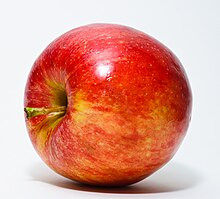
#> input picture tests/test_images/apple_real.jpg, 220 x 199 px
$ python -i preprocessor.py   (imports and definitions only)
#> lines starting #> are read from the running program, lines starting #| are printed output that depends on the picture
#> further down, picture is the input picture: PIL image 220x199 RGB; mean R, G, B 219.5, 155.8, 141.1
"""
Image preprocessing pipeline.

Handles:
- Base64 decoding and image loading
- Image quality assessment
- Normalization for model inference
- Data augmentation for training
- Handling of noisy real-world images

Design for handling PlantVillage, PlantNet, iNaturalist data:
- Variable image sizes
- Different lighting conditions
- Background noise
- Partial plant visibility
"""

from dataclasses import dataclass
from typing import Optional
import base64
import io
import logging

import numpy as np
from PIL import Image, ImageFilter, ImageStat

logger = logging.getLogger(__name__)


@dataclass
class ImageQualityReport:
    """Assessment of input image quality."""
    overall_score: float  # 0-1
    is_usable: bool
    brightness_score: float
    contrast_score: float
    sharpness_score: float
    issues: list[str]
    recommendations: list[str]


@dataclass
class PreprocessedImage:
    """Preprocessed image ready for model inference."""
    tensor: np.ndarray  # Shape: (C, H, W) or (B, C, H, W)
    original_size: tuple[int, int]
    quality_report: Optional[ImageQualityReport] = None
    metadata: dict = None

    def __post_init__(self):
        if self.metadata is None:
            self.metadata = {}


class ImagePreprocessor:
    """
    Image preprocessing pipeline for plant classification.

    Supports both inference preprocessing and training augmentation.

    Model Compatibility:
    - EfficientNet: 224x224, ImageNet normalization
    - ResNet: 224x224, ImageNet normalization
    - ViT: 224x224, ImageNet normalization
    - ConvNeXT: 224x224, ImageNet normalization

    Usage:
        preprocessor = ImagePreprocessor(target_size=(224, 224))
        result = preprocessor.preprocess_from_base64(base64_string)
        model_input = result.tensor
    """

    # ImageNet normalization parameters
    IMAGENET_MEAN = np.array([0.485, 0.456, 0.406])
    IMAGENET_STD = np.array([0.229, 0.224, 0.225])

    def __init__(
        self,
        target_size: tuple[int, int] = (224, 224),
        normalize: bool = True,
        assess_quality: bool = True,
        min_quality_score: float = 0.3
    ):
        """
        Initialize the preprocessor.

        Args:
            target_size: Target image size (H, W)
            normalize: Apply ImageNet normalization
            assess_quality: Run quality assessment
            min_quality_score: Minimum quality score to proceed
        """
        self.target_size = target_size
        self.normalize = normalize
        self.assess_quality = assess_quality
        self.min_quality_score = min_quality_score

    # [24 lines left out: function preprocess_from_base64, not called in this run]

    def preprocess(
        self,
        image: Image.Image,
        return_pil: bool = False
    ) -> PreprocessedImage:
        """
        Preprocess a PIL Image for model inference.

        Pipeline:
        1. Convert to RGB
        2. Assess quality (optional)
        3. Resize maintaining aspect ratio
        4. Center crop to target size
        5. Normalize (optional)
        6. Convert to tensor format

        Args:
            image: PIL Image
            return_pil: Also return PIL Image in metadata

        Returns:
            PreprocessedImage ready for model
        """
#> called with return_pil = False
        original_size = image.size
#> original_size = (220, 199)

        # Convert to RGB if necessary
        if image.mode != "RGB":
            image = image.convert("RGB")

        # Assess image quality
        quality_report = None
        if self.assess_quality:
            quality_report = self._assess_quality(image)
            if not quality_report.is_usable:
                logger.warning(
                    f"Image quality below threshold: {quality_report.overall_score:.2f}"
                )

        # Resize with aspect ratio preservation
        image = self._resize_with_padding(image)

        # Convert to numpy array
        img_array = np.array(image, dtype=np.float32) / 255.0

        # Apply normalization
        if self.normalize:
            img_array = (img_array - self.IMAGENET_MEAN) / self.IMAGENET_STD

        # Convert to CHW format for PyTorch
        tensor = np.transpose(img_array, (2, 0, 1)).astype(np.float32)

        metadata = {"original_mode": image.mode}
        if return_pil:
            metadata["pil_image"] = image

        return PreprocessedImage(
            tensor=tensor,
            original_size=original_size,
            quality_report=quality_report,
            metadata=metadata
        )

    def _resize_with_padding(self, image: Image.Image) -> Image.Image:
        """
        Resize image to target size with center cropping.

        For real-world images, we use center crop after scaling
        to avoid distortion while preserving the main subject.
        """
        target_w, target_h = self.target_size
        orig_w, orig_h = image.size

        # Calculate scale to cover target size
        scale = max(target_w / orig_w, target_h / orig_h)

        # Scale image
        new_w = int(orig_w * scale)
        new_h = int(orig_h * scale)
        image = image.resize((new_w, new_h), Image.Resampling.LANCZOS)

        # Center crop
        left = (new_w - target_w) // 2
        top = (new_h - target_h) // 2
        image = image.crop((left, top, left + target_w, top + target_h))

        return image

    def _assess_quality(self, image: Image.Image) -> ImageQualityReport:
        """
        Assess image quality for classification.

        Checks:
        - Brightness (not too dark or overexposed)
        - Contrast (sufficient detail visibility)
        - Sharpness (not blurry)
        """
        issues = []
        recommendations = []

        # Get image statistics
        stat = ImageStat.Stat(image)
        mean_brightness = sum(stat.mean) / 3 / 255
#> mean_brightness = 0.675

        # Brightness assessment
        if mean_brightness < 0.2:
            brightness_score = mean_brightness / 0.2
            issues.append("Image is too dark")
            recommendations.append("Use better lighting or increase exposure")
        elif mean_brightness > 0.85:
            brightness_score = (1 - mean_brightness) / 0.15
            issues.append("Image is overexposed")
            recommendations.append("Reduce exposure or avoid direct sunlight")
        else:
            brightness_score = 1.0

        # Contrast assessment (using standard deviation)
        std_contrast = sum(stat.stddev) / 3 / 255
#> std_contrast = 0.295
        if std_contrast < 0.1:
            contrast_score = std_contrast / 0.1
            issues.append("Low contrast - details may be hard to distinguish")
            recommendations.append("Improve lighting contrast")
        else:
            contrast_score = min(1.0, std_contrast / 0.15)
#> contrast_score = 1

        # Sharpness assessment using Laplacian variance
        grayscale = image.convert("L")
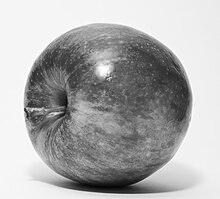
#> grayscale: PIL image 220x199 L; min 3, max 255, mean 173.2
        laplacian = grayscale.filter(ImageFilter.FIND_EDGES)
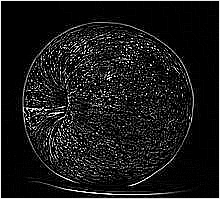
#> laplacian: PIL image 220x199 L; min 0, max 255, mean 26.1
        laplacian_stat = ImageStat.Stat(laplacian)
        laplacian_var = laplacian_stat.var[0]
#> laplacian_var = 3252.7

        if laplacian_var < 100:
            sharpness_score = laplacian_var / 100
            issues.append("Image appears blurry")
            recommendations.append("Ensure camera is focused on the plant")
        else:
            sharpness_score = min(1.0, laplacian_var / 500)
#> sharpness_score = 1

        # Overall score (weighted average)
        overall_score = (
            0.3 * brightness_score +
            0.3 * contrast_score +
            0.4 * sharpness_score
        )
#> overall_score = 1

        return ImageQualityReport(
            overall_score=overall_score,
            is_usable=overall_score >= self.min_quality_score,
            brightness_score=brightness_score,
            contrast_score=contrast_score,
            sharpness_score=sharpness_score,
            issues=issues,
            recommendations=recommendations
        )

    # [69 lines left out: functions get_training_augmentation, create_batch, not called in this run]

>>> from PIL import Image
>>> picture = Image.open('../../tests/test_images/apple_real.jpg')
>>> result = ImagePreprocessor().preprocess(picture)
#> in _resize_with_padding, `image = image.resize((new_w, new_h), Image.Resampling.LANCZOS)`:
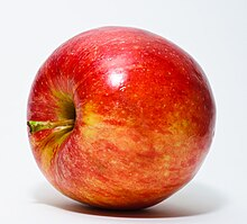
#> image: PIL image 247x224 RGB; mean R, G, B 219.5, 155.8, 141.2
#> in _resize_with_padding, `image = image.crop((left, top, left + target_w, top + target_h))`:
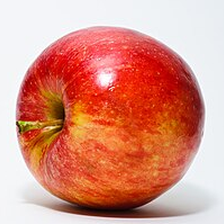
#> image: PIL image 224x224 RGB; mean R, G, B 217.5, 147, 130.5
#> in preprocess, `img_array = (img_array - self.IMAGENET_MEAN) / self.IMAGENET_STD`:
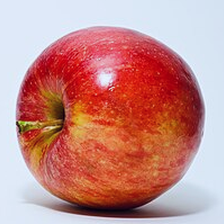
#> img_array: shape (224, 224, 3) float64; mean R, G, B 1.61, 0.538, 0.471; drawn with min black and max white

$ run again, on tests/test_images/corn_real.jpg
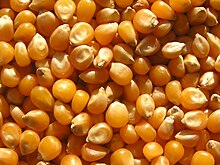
#> input picture tests/test_images/corn_real.jpg, 220 x 165 px
#> picture is the input picture: PIL image 220x165 RGB; mean R, G, B 179.6, 105, 36.2
#> mean_brightness = 0.419
#> std_contrast = 0.217
#> contrast_score = 1
#> in _assess_quality, `laplacian = grayscale.filter(ImageFilter.FIND_EDGES)`:
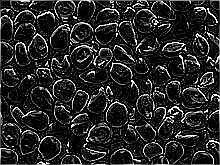
#> laplacian: PIL image 220x165 L; min 0, max 255, mean 39.7
#> laplacian_var = 4461.6
#> sharpness_score = 1
#> in preprocess, `img_array = (img_array - self.IMAGENET_MEAN) / self.IMAGENET_STD`:
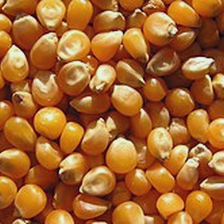
#> img_array: shape (224, 224, 3) float64; mean R, G, B 0.972, -0.187, -1.17; drawn with min black and max white
